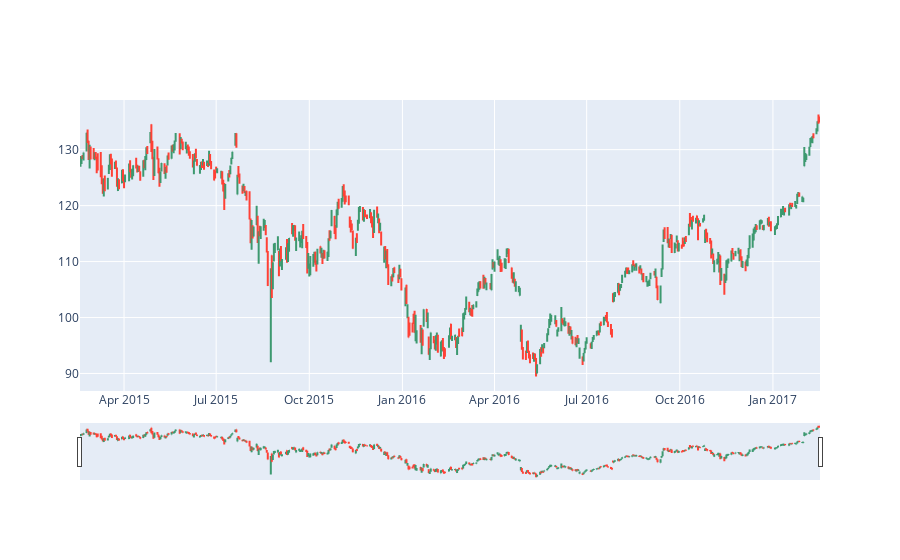

Here is the notebook cell this chart was saved with:
### Markdown cell above
## Simple OHLC Chart with Plotly

### Code cell
import plotly.graph_objects as go
import pandas as pd

df = pd.read_csv('https://raw.githubusercontent.com/plotly/datasets/master/finance-charts-apple.csv')

fig = go.Figure(data=go.Ohlc(x=df['Date'],
                    open=df['AAPL.Open'],
                    high=df['AAPL.High'],
                    low=df['AAPL.Low'],
                    close=df['AAPL.Close']))
fig.show()

### Figure 1 — Plotly figure (JSON) as saved in the notebook; plotly's stock layout.template omitted (floating-point values rounded to 4 significant figures; data arrays with more than 128 entries replaced by an {"elided": "..."} marker saying what was removed)
{"data": [{"close": {"elided": "506 float values"}, "high": {"elided": "506 float values"}, "low": {"elided": "506 float values"}, "open": {"elided": "506 float values"}, "type": "ohlc", "x": {"elided": "506 str values"}}], "layout": {}}
